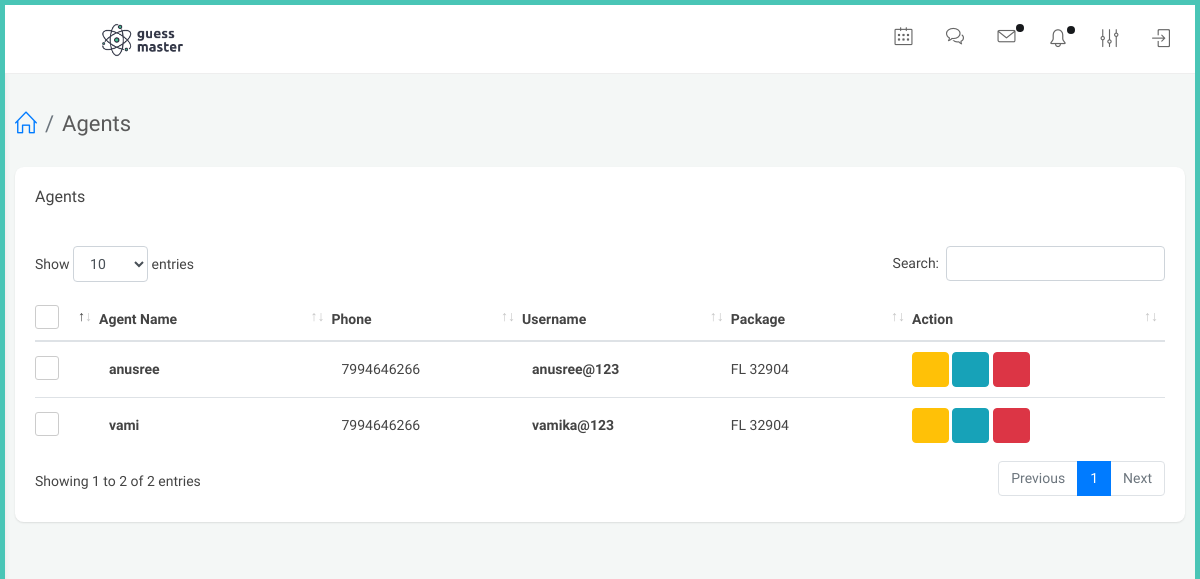
The app's page /adminapp/view-agent with its own data.
### website/models.py (models this page shows, shortened)
class Agent(models.Model):
    user = models.OneToOneField(User,on_delete=models.CASCADE,related_name="agent")
    agent_name = models.CharField(max_length=100)
    phone_number = models.CharField(max_length=100)

class User(AbstractUser):
    is_agent = models.BooleanField("is agent", default=False)
    is_dealer = models.BooleanField("is dealer", default=False)

### adminapp/views.py (the view)
# urls.py: path('view-agent',views.view_agent,name="view_agent"),
def view_agent(request):
    agents = Agent.objects.filter().all()
    context = {
        'agents' : agents
    }
    return render(request,'adminapp/view_agent.html',context)

### templates/adminapp/view_agent.html (shortened to what this page needs)
{% extends 'adminapp/partials/base.html' %}
{% load static %}
{% block content %}
<div id="main-content">
    <div class="container-fluid">
        <div class="block-header">
            <div class="row">
                <div class="col-lg-5 col-md-8 col-sm-12">
                    <h2><a href="javascript:void(0);" class="btn btn-xs btn-link btn-toggle-fullwidth"></a>  <ul class="breadcrumb">
                        <li class="breadcrumb-item"><a href="{% url 'adminapp:index' %}"><i class="icon-home"></i></a></li>
                        <li class="breadcrumb-item">Agents</li>
                    </ul></h2>
                </div>
            </div>
        </div>
        <div class="row clearfix">
            <div class="col-lg-12">
<div class="card">
    <div class="header">
        <h2>Agents</h2>
    </div>
    <div class="body">
        <div class="table-responsive">
            <table class="table table-hover js-basic-example dataTable table-custom m-b-0 c_list">
                <thead>
                    <tr>
                        <th>
                            <label class="fancy-checkbox">
                                <span></span>
                            </label>
                        </th>
                        <th>Agent Name</th>
                        <th>Phone</th>
                        <th>Username</th>
                        <th>Package</th>
                        <th>Action</th>
                    </tr>
                </thead>
                    <tbody>
                    {% for agent in agents %}
                    <tr>
                        <td style="width: 50px;">
                            <label class="fancy-checkbox">
                                <span></span>
                            </label>
                        </td>
                        <td>
                            <p class="c_name">{{agent.agent_name}}</p>
                        </td>
                        <td>
                            <span class="phone">{{agent.phone_number}}</span>
                        </td>
                        <td>
                            <p class="c_name">{{agent.user.username}}</p>
                        </td>
                        <td>
                            <address> FL 32904</address>
                        </td>
                        <td>
                            {% if agent.user.is_active %}
                            <button  type="button" onclick="agentBan(('{{ agent.id }}'))" class="btn btn-warning" title="Ban"> <i class="fa fa-ban"></i></button>
                            {% else %}
                            <button  type="button" onclick="removeBan(('{{ agent.id }}'))" class="btn btn-warning" title="Remove Ban"> <i class="fa fa-check"></i></button>
                            {% endif %}
                            <a href="{% url 'adminapp:edit_agent' agent.id %}" class="btn btn-info" title="Edit">
                                <i class="fa fa-edit"></i>
                            </a>
                            <button type="button" onclick="agentDelete(('{{ agent.id }}'))" data-type="confirm" class="btn btn-danger js-sweetalert" title="Delete"><i class="fa fa-trash-o"></i></button>
                        </td>
                    </tr>
                    {% endfor %}
                </tbody>
            </table>
        </div>
    </div>
</div>
</div>
</div>
</div>
</div>
{% endblock %}

### static/css/color_skins.css (style rules this page uses)
.theme-cyan:before,.theme-cyan:after { background:#49c5b6 }

### records on screen
Agent: agent_name "anusree", phone_number "7994646266", user.username "anusree@123"
Agent: agent_name "vami", phone_number "7994646266", user.username "vamika@123"
